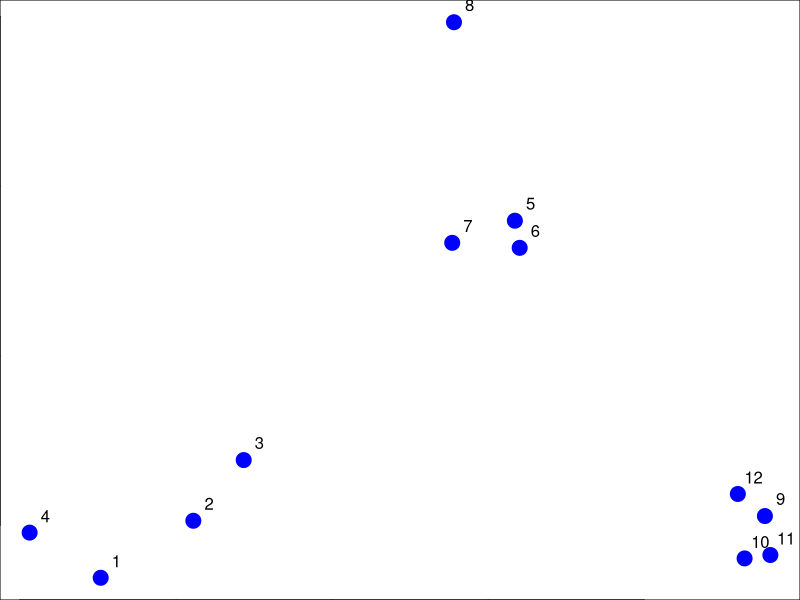
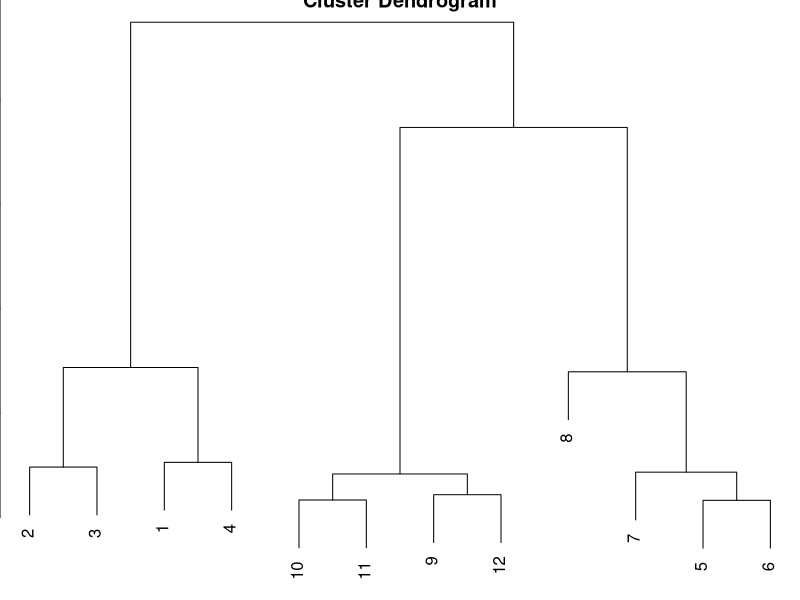

Source code (R) for these figures, in order: (Note: this script raises an error after producing the figures.)
# Hierarchical Clusterting Example
set.seed(1234)
par(mar = c(0, 0, 0, 0))
x <- rnorm(12, mean = rep(1:3, each = 4), sd= 0.2)
y <- rnorm(12, mean = rep(c(1,2,1), each = 4), sd= 0.2)
plot(x,y, col="blue", pch = 19, cex = 2)
text(x + 0.05, y +0.05, labels = as.character(1:12))
dataFrame <- data.frame(x=x, y =y)
distxy <- dist(dataFrame)
hClustering <-hclust(distxy)
plot(hClustering)
myplclust(hClustering, lab = rep(1:3, each = 4), lab.col=(rep(1:3, each = 4)))

#heatmap()

dataFrame <-data.frame(x=x, y =y)
set.seed(143)
dataMatrix <-as.matrix(dataFrame)[sample(1:12), ]
heatmap(dataMatrix)
